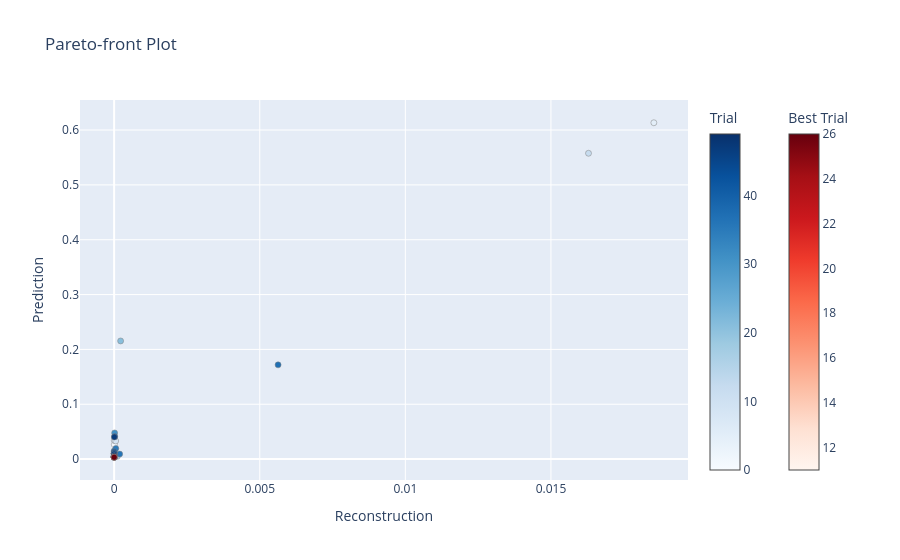

Notebook code cell kept with this figure:
### Code cell
optuna.visualization.plot_pareto_front(study,target_names=["Reconstruction","Prediction"])

### Figure 1 — Plotly figure (JSON) as saved in the notebook; plotly's stock layout.template omitted (floating-point values rounded to 4 significant figures)
{"data": [{"hovertemplate": "%{text}<extra>Trial</extra>", "marker": {"color": [0, 1, 2, 3, 4, 5, 6, 7, 8, 9, 10, 12, 13, 14, 16, 18, 19, 20, 21, 22, 23, 24, 25, 27, 28, 29, 30, 31, 32, 33, 34, 35, 36, 37, 38, 39, 40, 41, 42, 43, 44, 45, 46, 47, 48, 49], "colorbar": {"title": {"text": "Trial"}}, "colorscale": [[0, "rgb(247,251,255)"], [0.125, "rgb(222,235,247)"], [0.25, "rgb(198,219,239)"], [0.375, "rgb(158,202,225)"], [0.5, "rgb(107,174,214)"], [0.625, "rgb(66,146,198)"], [0.75, "rgb(33,113,181)"], [0.875, "rgb(8,81,156)"], [1, "rgb(8,48,107)"]], "line": {"color": "Grey", "width": 0.5}}, "mode": "markers", "showlegend": false, "text": ["{<br>  \"number\": 0,<br>  \"values\": [<br>    2.320689221205187e-06,<br>    0.010368912494501113<br>  ],<br>  \"params\": {<br>    \"lr\": 0.0015536944987403697,<br>    \"alpha\": 6,<br>    \"bottleneck\": 32,<br>    \"steps\": 21<br>  }<br>}", "{<br>  \"number\": 1,<br>  \"values\": [<br>    6.332816888877283e-06,<br>    0.02622757589156197<br>  ],<br>  \"params\": {<br>    \"lr\": 0.0002869494584609958,<br>    \"alpha\": 12,<br>    \"bottleneck\": 8,<br>    \"steps\": 40<br>  }<br>}", "{<br>  \"number\": 2,<br>  \"values\": [<br>    2.3839216428604606e-06,<br>    0.01042360511976832<br>  ],<br>  \"params\": {<br>    \"lr\": 2.6367114536165888e-05,<br>    \"alpha\": 14,<br>    \"bottleneck\": 6,<br>    \"steps\": 24<br>  }<br>}", "{<br>  \"number\": 3,<br>  \"values\": [<br>    2.327282078745458e-06,<br>    0.010370244289215206<br>  ],<br>  \"params\": {<br>    \"lr\": 0.0001889721534426305,<br>    \"alpha\": 4,<br>    \"bottleneck\": 8,<br>    \"steps\": 19<br>  }<br>}", "{<br>  \"number\": 4,<br>  \"values\": [<br>    2.314250033912069e-06,<br>    0.010387932960085881<br>  ],<br>  \"params\": {<br>    \"lr\": 3.1617173541014715e-05,<br>    \"alpha\": 16,<br>    \"bottleneck\": 25,<br>    \"steps\": 47<br>  }<br>}", "{<br>  \"number\": 5,<br>  \"values\": [<br>    0.018533705238291284,<br>    0.6132960956121228<br>  ],<br>  \"params\": {<br>    \"lr\": 0.007168346332721509,<br>    \"alpha\": 13,<br>    \"bottleneck\": 27,<br>    \"steps\": 37<br>  }<br>}", "{<br>  \"number\": 6,<br>  \"values\": [<br>    7.187141969501318e-07,<br>    0.005976692838553913<br>  ],<br>  \"params\": {<br>    \"lr\": 0.0003568721069249143,<br>    \"alpha\": 6,<br>    \"bottleneck\": 10,<br>    \"steps\": 40<br>  }<br>}", "{<br>  \"number\": 7,<br>  \"values\": [<br>    6.032606585538759e-06,<br>    0.03410217854645602<br>  ],<br>  \"params\": {<br>    \"lr\": 8.293991524702877e-05,<br>    \"alpha\": 3,<br>    \"bottleneck\": 13,<br>    \"steps\": 37<br>  }<br>}", "{<br>  \"number\": 8,<br>  \"values\": [<br>    5.457558315989924e-07,<br>    0.004626015629521461<br>  ],<br>  \"params\": {<br>    \"lr\": 0.0001521236314105288,<br>    \"alpha\": 6,<br>    \"bottleneck\": 23,<br>    \"steps\": 29<br>  }<br>}", "{<br>  \"number\": 9,<br>  \"values\": [<br>    5.292486599476157e-05,<br>    0.032993963038319966<br>  ],<br>  \"params\": {<br>    \"lr\": 1.5169047912111204e-05,<br>    \"alpha\": 1,<br>    \"bottleneck\": 8,<br>    \"steps\": 24<br>  }<br>}", "{<br>  \"number\": 10,<br>  \"values\": [<br>    9.703023254705633e-06,<br>    0.007814444870801771<br>  ],<br>  \"params\": {<br>    \"lr\": 0.0004393722803050331,<br>    \"alpha\": 14,<br>    \"bottleneck\": 10,<br>    \"steps\": 32<br>  }<br>}", "{<br>  \"number\": 12,<br>  \"values\": [<br>    0.016290055095963586,<br>    0.5576506683728183<br>  ],<br>  \"params\": {<br>    \"lr\": 0.009813197380184787,<br>    \"alpha\": 9,<br>    \"bottleneck\": 10,<br>    \"steps\": 40<br>  }<br>}", "{<br>  \"number\": 13,<br>  \"values\": [<br>    4.000184732929877e-06,<br>    0.009084771386156959<br>  ],<br>  \"params\": {<br>    \"lr\": 0.00039324290962886445,<br>    \"alpha\": 8,<br>    \"bottleneck\": 26,<br>    \"steps\": 46<br>  }<br>}", "{<br>  \"number\": 14,<br>  \"values\": [<br>    6.126445993069718e-06,<br>    0.003448749901863998<br>  ],<br>  \"params\": {<br>    \"lr\": 0.0017080641997864467,<br>    \"alpha\": 20,<br>    \"bottleneck\": 20,<br>    \"steps\": 10<br>  }<br>}", "{<br>  \"number\": 16,<br>  \"values\": [<br>    0.00010951175464135471,<br>    0.004966955351136121<br>  ],<br>  \"params\": {<br>    \"lr\": 0.0015204674790405045,<br>    \"alpha\": 20,<br>    \"bottleneck\": 18,<br>    \"steps\": 10<br>  }<br>}", "{<br>  \"number\": 18,<br>  \"values\": [<br>    1.1479945052708413e-06,<br>    0.003934202923159532<br>  ],<br>  \"params\": {<br>    \"lr\": 1.045470548578942e-05,<br>    \"alpha\": 17,<br>    \"bottleneck\": 32,<br>    \"steps\": 18<br>  }<br>}", "{<br>  \"number\": 19,<br>  \"values\": [<br>    5.302756600873796e-07,<br>    0.0036151628550961136<br>  ],<br>  \"params\": {<br>    \"lr\": 5.2749320308352114e-05,<br>    \"alpha\": 17,<br>    \"bottleneck\": 32,<br>    \"steps\": 17<br>  }<br>}", "{<br>  \"number\": 20,<br>  \"values\": [<br>    1.0173939732409456e-06,<br>    0.0038038124823199975<br>  ],<br>  \"params\": {<br>    \"lr\": 1.1184754419755032e-05,<br>    \"alpha\": 17,<br>    \"bottleneck\": 31,<br>    \"steps\": 17<br>  }<br>}", "{<br>  \"number\": 21,<br>  \"values\": [<br>    0.00022238608028257075,<br>    0.21543957523603752<br>  ],<br>  \"params\": {<br>    \"lr\": 1.2957540138848355e-05,<br>    \"alpha\": 17,<br>    \"bottleneck\": 4,<br>    \"steps\": 20<br>  }<br>}", "{<br>  \"number\": 22,<br>  \"values\": [<br>    1.5421998152395141e-06,<br>    0.015131487153608847<br>  ],<br>  \"params\": {<br>    \"lr\": 3.257249254275638e-05,<br>    \"alpha\": 15,<br>    \"bottleneck\": 4,<br>    \"steps\": 25<br>  }<br>}", "{<br>  \"number\": 23,<br>  \"values\": [<br>    7.008300679331969e-07,<br>    0.0034674323657378765<br>  ],<br>  \"params\": {<br>    \"lr\": 8.324693787997557e-05,<br>    \"alpha\": 11,<br>    \"bottleneck\": 15,<br>    \"steps\": 14<br>  }<br>}", "{<br>  \"number\": 24,<br>  \"values\": [<br>    1.5618655225645779e-06,<br>    0.00360751748187572<br>  ],<br>  \"params\": {<br>    \"lr\": 6.569473645122567e-05,<br>    \"alpha\": 10,<br>    \"bottleneck\": 15,<br>    \"steps\": 15<br>  }<br>}", "{<br>  \"number\": 25,<br>  \"values\": [<br>    7.569620282122883e-07,<br>    0.003502561415405667<br>  ],<br>  \"params\": {<br>    \"lr\": 2.6200648870793457e-05,<br>    \"alpha\": 19,<br>    \"bottleneck\": 16,<br>    \"steps\": 13<br>  }<br>}", "{<br>  \"number\": 27,<br>  \"values\": [<br>    3.0456184339630116e-05,<br>    0.005968247915764336<br>  ],<br>  \"params\": {<br>    \"lr\": 0.0009294310373953024,<br>    \"alpha\": 15,<br>    \"bottleneck\": 21,<br>    \"steps\": 24<br>  }<br>}", "{<br>  \"number\": 28,<br>  \"values\": [<br>    7.290029908700046e-07,<br>    0.004158799648272992<br>  ],<br>  \"params\": {<br>    \"lr\": 3.9531260095913704e-05,<br>    \"alpha\": 19,<br>    \"bottleneck\": 20,<br>    \"steps\": 24<br>  }<br>}", "{<br>  \"number\": 29,<br>  \"values\": [<br>    1.8487717912479209e-06,<br>    0.004787036315648658<br>  ],<br>  \"params\": {<br>    \"lr\": 3.75390961935144e-05,<br>    \"alpha\": 19,<br>    \"bottleneck\": 29,<br>    \"steps\": 29<br>  }<br>}", "{<br>  \"number\": 30,<br>  \"values\": [<br>    7.109592434677029e-07,<br>    0.0044782661874296125<br>  ],<br>  \"params\": {<br>    \"lr\": 4.607490154442105e-05,<br>    \"alpha\": 18,<br>    \"bottleneck\": 13,<br>    \"steps\": 28<br>  }<br>}", "{<br>  \"number\": 31,<br>  \"values\": [<br>    1.697769605666876e-05,<br>    0.04771395391898896<br>  ],<br>  \"params\": {<br>    \"lr\": 0.00011802957955377761,<br>    \"alpha\": 18,<br>    \"bottleneck\": 12,<br>    \"steps\": 50<br>  }<br>}", "{<br>  \"number\": 32,<br>  \"values\": [<br>    4.939903562608433e-07,<br>    0.0034132717964461164<br>  ],<br>  \"params\": {<br>    \"lr\": 0.00011550200194100299,<br>    \"alpha\": 18,<br>    \"bottleneck\": 13,<br>    \"steps\": 13<br>  }<br>}", "{<br>  \"number\": 33,<br>  \"values\": [<br>    9.374489757490545e-07,<br>    0.004106186355008996<br>  ],<br>  \"params\": {<br>    \"lr\": 1.849752695285242e-05,<br>    \"alpha\": 13,<br>    \"bottleneck\": 13,<br>    \"steps\": 21<br>  }<br>}", "{<br>  \"number\": 34,<br>  \"values\": [<br>    1.989383926447802e-06,<br>    0.005277564990847833<br>  ],<br>  \"params\": {<br>    \"lr\": 2.090062654823023e-05,<br>    \"alpha\": 12,<br>    \"bottleneck\": 18,<br>    \"steps\": 22<br>  }<br>}", "{<br>  \"number\": 35,<br>  \"values\": [<br>    5.765458017925934e-05,<br>    0.019345002368733776<br>  ],<br>  \"params\": {<br>    \"lr\": 2.020727811041116e-05,<br>    \"alpha\": 12,<br>    \"bottleneck\": 6,<br>    \"steps\": 21<br>  }<br>}", "{<br>  \"number\": 36,<br>  \"values\": [<br>    0.00019056584792347619,<br>    0.009111289325959355<br>  ],<br>  \"params\": {<br>    \"lr\": 0.0007052709919991676,<br>    \"alpha\": 20,<br>    \"bottleneck\": 6,<br>    \"steps\": 32<br>  }<br>}", "{<br>  \"number\": 37,<br>  \"values\": [<br>    0.005629442973773522,<br>    0.1718281614197086<br>  ],<br>  \"params\": {<br>    \"lr\": 0.003817646202765955,<br>    \"alpha\": 13,<br>    \"bottleneck\": 7,<br>    \"steps\": 33<br>  }<br>}", "{<br>  \"number\": 38,<br>  \"values\": [<br>    2.617389707718945e-07,<br>    0.005205498884551099<br>  ],<br>  \"params\": {<br>    \"lr\": 0.0001973549768676244,<br>    \"alpha\": 8,<br>    \"bottleneck\": 6,<br>    \"steps\": 32<br>  }<br>}", "{<br>  \"number\": 39,<br>  \"values\": [<br>    3.3792411480315124e-05,<br>    0.004747858317535056<br>  ],<br>  \"params\": {<br>    \"lr\": 0.004097536300960133,<br>    \"alpha\": 7,<br>    \"bottleneck\": 7,<br>    \"steps\": 11<br>  }<br>}", "{<br>  \"number\": 40,<br>  \"values\": [<br>    8.682675235640355e-07,<br>    0.0034508556048286243<br>  ],<br>  \"params\": {<br>    \"lr\": 0.00022360394871563424,<br>    \"alpha\": 15,<br>    \"bottleneck\": 9,<br>    \"steps\": 16<br>  }<br>}", "{<br>  \"number\": 41,<br>  \"values\": [<br>    3.472120112292032e-06,<br>    0.008670433138031513<br>  ],<br>  \"params\": {<br>    \"lr\": 0.00026510446566844315,<br>    \"alpha\": 4,<br>    \"bottleneck\": 11,<br>    \"steps\": 35<br>  }<br>}", "{<br>  \"number\": 42,<br>  \"values\": [<br>    2.105904472742606e-06,<br>    0.013737440814123782<br>  ],<br>  \"params\": {<br>    \"lr\": 0.0031232924738010567,<br>    \"alpha\": 12,<br>    \"bottleneck\": 23,<br>    \"steps\": 43<br>  }<br>}", "{<br>  \"number\": 43,<br>  \"values\": [<br>    3.671370083563102e-06,<br>    0.009905449471959513<br>  ],<br>  \"params\": {<br>    \"lr\": 2.0386230035211017e-05,<br>    \"alpha\": 16,<br>    \"bottleneck\": 24,<br>    \"steps\": 43<br>  }<br>}", "{<br>  \"number\": 44,<br>  \"values\": [<br>    1.8137947404595675e-05,<br>    0.041011210960510386<br>  ],<br>  \"params\": {<br>    \"lr\": 2.3357735866018466e-05,<br>    \"alpha\": 1,<br>    \"bottleneck\": 23,<br>    \"steps\": 43<br>  }<br>}", "{<br>  \"number\": 45,<br>  \"values\": [<br>    2.3305541004627804e-06,<br>    0.01182888502565523<br>  ],<br>  \"params\": {<br>    \"lr\": 6.977364462192539e-05,<br>    \"alpha\": 11,<br>    \"bottleneck\": 5,<br>    \"steps\": 43<br>  }<br>}", "{<br>  \"number\": 46,<br>  \"values\": [<br>    1.290110014750796e-06,<br>    0.00963347782402142<br>  ],<br>  \"params\": {<br>    \"lr\": 0.0001633141731072528,<br>    \"alpha\": 2,<br>    \"bottleneck\": 24,<br>    \"steps\": 43<br>  }<br>}", "{<br>  \"number\": 47,<br>  \"values\": [<br>    7.631374882272708e-06,<br>    0.040352239684541345<br>  ],<br>  \"params\": {<br>    \"lr\": 7.397147592121018e-05,<br>    \"alpha\": 3,<br>    \"bottleneck\": 5,<br>    \"steps\": 39<br>  }<br>}", "{<br>  \"number\": 48,<br>  \"values\": [<br>    4.049661151799425e-06,<br>    0.005725110127796923<br>  ],<br>  \"params\": {<br>    \"lr\": 0.00014536038248757447,<br>    \"alpha\": 1,<br>    \"bottleneck\": 17,<br>    \"steps\": 26<br>  }<br>}", "{<br>  \"number\": 49,<br>  \"values\": [<br>    4.095139116886052e-06,<br>    0.005920742185257845<br>  ],<br>  \"params\": {<br>    \"lr\": 0.00017411231264227744,<br>    \"alpha\": 1,<br>    \"bottleneck\": 16,<br>    \"steps\": 27<br>  }<br>}"], "type": "scatter", "x": [2.321e-06, 6.333e-06, 2.384e-06, 2.327e-06, 2.314e-06, 0.01853, 7.187e-07, 6.033e-06, 5.458e-07, 5.292e-05, 9.703e-06, 0.01629, 4e-06, 6.126e-06, 0.0001095, 1.148e-06, 5.303e-07, 1.017e-06, 0.0002224, 1.542e-06, 7.008e-07, 1.562e-06, 7.57e-07, 3.046e-05, 7.29e-07, 1.849e-06, 7.11e-07, 1.698e-05, 4.94e-07, 9.374e-07, 1.989e-06, 5.765e-05, 0.0001906, 0.005629, 2.617e-07, 3.379e-05, 8.683e-07, 3.472e-06, 2.106e-06, 3.671e-06, 1.814e-05, 2.331e-06, 1.29e-06, 7.631e-06, 4.05e-06, 4.095e-06], "y": [0.01037, 0.02623, 0.01042, 0.01037, 0.01039, 0.6133, 0.005977, 0.0341, 0.004626, 0.03299, 0.007814, 0.5577, 0.009085, 0.003449, 0.004967, 0.003934, 0.003615, 0.003804, 0.2154, 0.01513, 0.003467, 0.003608, 0.003503, 0.005968, 0.004159, 0.004787, 0.004478, 0.04771, 0.003413, 0.004106, 0.005278, 0.01935, 0.009111, 0.1718, 0.005205, 0.004748, 0.003451, 0.00867, 0.01374, 0.009905, 0.04101, 0.01183, 0.009633, 0.04035, 0.005725, 0.005921]}, {"hovertemplate": "%{text}<extra>Best Trial</extra>", "marker": {"color": [11, 15, 17, 26], "colorbar": {"title": {"text": "Best Trial"}, "x": 1.1, "xpad": 40}, "colorscale": [[0, "rgb(255,245,240)"], [0.125, "rgb(254,224,210)"], [0.25, "rgb(252,187,161)"], [0.375, "rgb(252,146,114)"], [0.5, "rgb(251,106,74)"], [0.625, "rgb(239,59,44)"], [0.75, "rgb(203,24,29)"], [0.875, "rgb(165,15,21)"], [1, "rgb(103,0,13)"]], "line": {"color": "Grey", "width": 0.5}}, "mode": "markers", "showlegend": false, "text": ["{<br>  \"number\": 11,<br>  \"values\": [<br>    1.926956193647283e-07,<br>    0.003477840049327325<br>  ],<br>  \"params\": {<br>    \"lr\": 3.585052011592382e-05,<br>    \"alpha\": 18,<br>    \"bottleneck\": 8,<br>    \"steps\": 14<br>  }<br>}", "{<br>  \"number\": 15,<br>  \"values\": [<br>    2.2971000377658296e-06,<br>    0.0033520060622573384<br>  ],<br>  \"params\": {<br>    \"lr\": 0.0015214420849036648,<br>    \"alpha\": 20,<br>    \"bottleneck\": 20,<br>    \"steps\": 10<br>  }<br>}", "{<br>  \"number\": 17,<br>  \"values\": [<br>    7.448512973332109e-07,<br>    0.00337514467962539<br>  ],<br>  \"params\": {<br>    \"lr\": 1.101999553520372e-05,<br>    \"alpha\": 20,<br>    \"bottleneck\": 32,<br>    \"steps\": 11<br>  }<br>}", "{<br>  \"number\": 26,<br>  \"values\": [<br>    4.1435151541393647e-07,<br>    0.003375366640723367<br>  ],<br>  \"params\": {<br>    \"lr\": 2.5788450832619342e-05,<br>    \"alpha\": 19,<br>    \"bottleneck\": 15,<br>    \"steps\": 11<br>  }<br>}"], "type": "scatter", "x": [1.927e-07, 2.297e-06, 7.449e-07, 4.144e-07], "y": [0.003478, 0.003352, 0.003375, 0.003375]}], "layout": {"title": {"text": "Pareto-front Plot"}, "xaxis": {"title": {"text": "Reconstruction"}}, "yaxis": {"title": {"text": "Prediction"}}}}
